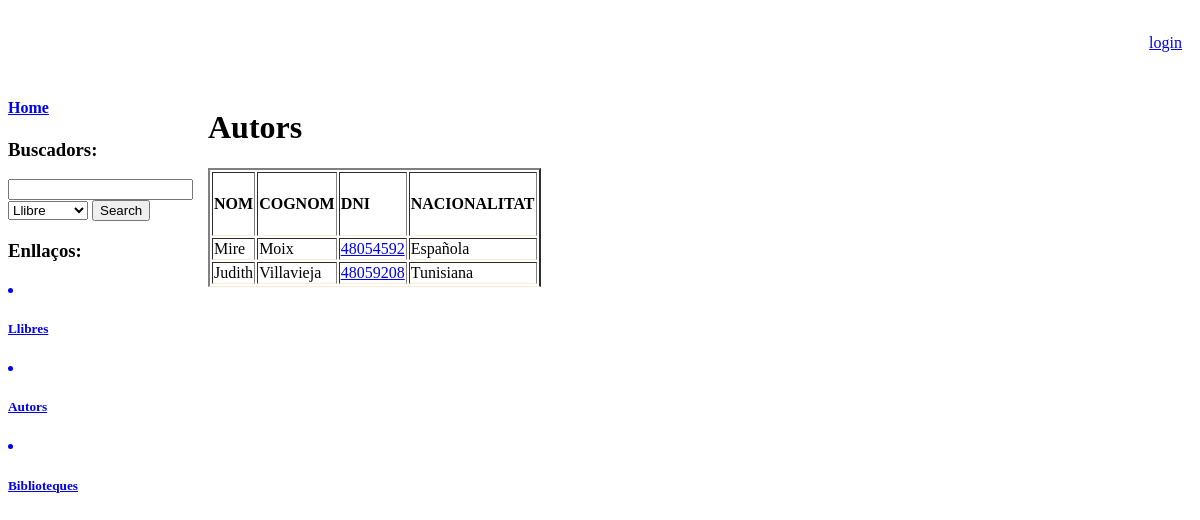
/autors/, run on the app's committed database.
### recursosBiblio/models.py (models this page shows)
class Author (models.Model) :
    DNI = models.BigIntegerField(primary_key=True)
    nom = models.TextField()
    cognom = models.TextField()
    nacionalidad = models.TextField()

### recursosBiblio/templates/recursosBiblio/autors.html (shortened to what this page needs)
{% extends "recursosBiblio/base.html" %}
{% block content %}
<h1>
    Autors
</h1>
<table border="2">
    <tr>
        <td>  <h4>NOM </h4> </td>
        <td>  <h4>COGNOM </h4> </td>
        <td>  <h4>DNI </h4> </td>
        <td>  <h4>NACIONALITAT </h4> </td>
    </tr>
    {% for autor in autors %}
    <tr>
        <td>  {{ autor.nom}}  </td>
        <td>  {{ autor.cognom}}  </td>
        <td>  <a href="{%  url  'recursosBiblio:detalls_autor' autor.DNI %}"> {{ autor.DNI}} </a> </td>
        <td>  {{ autor.nacionalidad}}  </td>
    </tr>
{% empty %} Sorry, the database does not have any author yet!
{% endfor %}
</table>
{% endblock %}

### recursosBiblio/static/style/base.css (style rules this page uses)
table, tr, td { border-bottom: antiquewhite 1px solid; }

### data on the page
Author: nom "Mire", cognom "Moix", DNI "48054592", nacionalidad "Española"
Author: nom "Judith", cognom "Villavieja", DNI "48059208", nacionalidad "Tunisiana"
